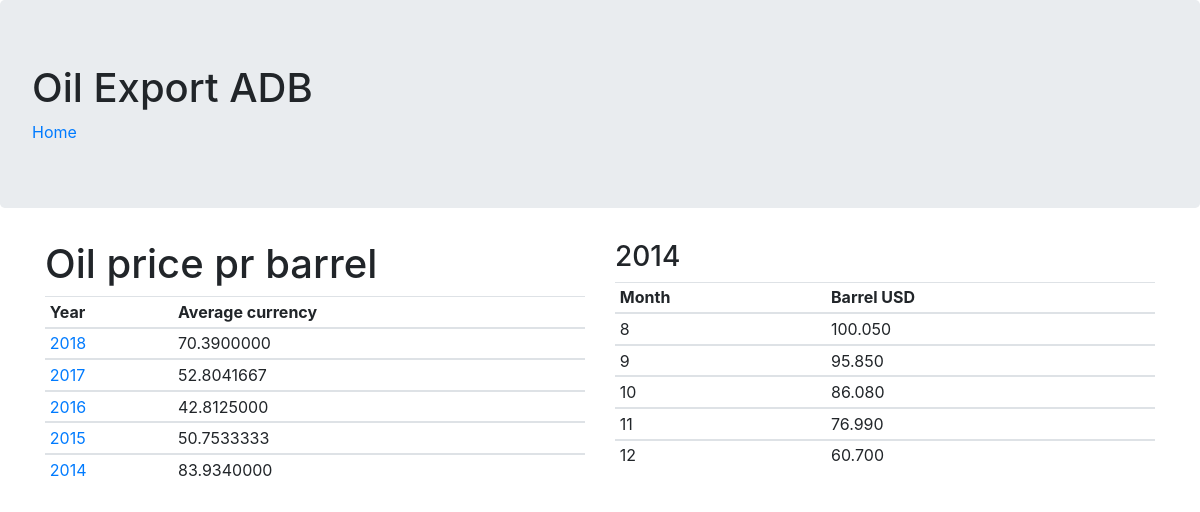
/web_mysql/stat5.php?year=2014, run on the app's committed database.
### tables this page shows
create table oilprice_dim(
  month int not null check (month > 0 and month < 13),
  year int not null check (year > 1970 and year < 2100),
  barrelprice numeric(8,3) not null check (barrelprice > 1 and barrelprice < 500),
  primary key(year, month)
);

### web_mysql/stat5.php (the view, shortened to what this page needs)
<html>
	<head>
		<link href="https://stackpath.bootstrapcdn.com/bootstrap/4.1.3/css/bootstrap.min.css" rel="stylesheet">
	</head>
	<body>
	    <div class='jumbotron'>
			<h1>Oil Export ADB</h1>
			<a href="stat1.php">Home</a>
		</div>
		<?php
		    function openConnection()
		    {
				$config = parse_ini_file('./config.ini');
				$servername = $config['servername'];
				$username = $config['username'];
				$password = $config['password'];
				$dbname = $config['dbname'];
				$conn = new mysqli($servername, $username, $password, $dbname);
				return $conn;
		    }
			function getYearUrlparam()
			{
				 $yyyy = $_GET['year'];
				 return $yyyy;
			}
			function createYearlySql()
			{
				return "select year, AVG(barrelprice) as avgusd from oilprice_dim group by year order by year desc";
			}
			function createSql($year)
			{
				return "select c.month, c.year, c.barrelprice " .
				"from oilprice_dim c " .
				"where c.year={$year} " .
				"order by c.month";
			}
			function displayData($avgQry, $getQry, $year)
			{
				echo "<div class='container'>";
				echo "<div class='row'>";
				echo "<div class='col-md-6'>";
				echo "<h1>Oil price pr barrel</h1>";
				echo "<table class='table table-sm table-hover'>";
				echo "<thead><tr><th>Year</th><th>Average currency</th></tr></thead>";
				while($row = $avgQry->fetch_assoc())
				{
					echo "<tbody><tr>";
					echo "<td><a href='stat5.php?year={$row["year"]}'>" . $row["year"] . "</a></td>";
					echo "<td>" . $row["avgusd"] . "</td>";
					echo "</tr></tbody>";
				}
				echo "</table>";
				echo "<div id='chartContainer1' style='height: 370px; width: 100%;'></div>";
				echo "</div>";
				echo "<div class='col-md-6'>";
				echo "<h3>{$year}</h3>";
				echo "<table class='table table-sm table-hover'>";
				echo "<thead><tr><th>Month</th><th>Barrel USD</th></tr></thead>";
				while($row = $getQry->fetch_assoc())
				{
					echo "<tbody><tr>";
					echo "<td>" . $row["month"] . "</td>";
					echo "<td>" . $row["barrelprice"] . "</td>";
					echo "</tr></tbody>";
				}
				 echo "</table>";
				 echo "</div>";
				 echo "</div>";
				 echo "</div>";
			}
			$conn = openConnection();
			$year = getYearUrlparam();
			$avgQry = $conn->query(createYearlySql());
			$sql = createSql($year);
			$getQry = $conn->query($sql);
			displayData($avgQry, $getQry, $year);
		?>
	</body>
</html>

### data on the page
oilprice_dim: month "8", barrelprice "100.050"
oilprice_dim: month "9", barrelprice "95.850"
oilprice_dim: month "10", barrelprice "86.080"
oilprice_dim: month "11", barrelprice "76.990"
oilprice_dim: month "12", barrelprice "60.700"

### other printed values
$row["year"] "2018"
$row["avgusd"] "70.3900000"
$row["year"] "2017"
$row["avgusd"] "52.8041667"
$row["year"] "2016"
$row["avgusd"] "42.8125000"
$row["year"] "2015"
$row["avgusd"] "50.7533333"
$row["year"] "2014"
$row["avgusd"] "83.9340000"
$year "2014"
